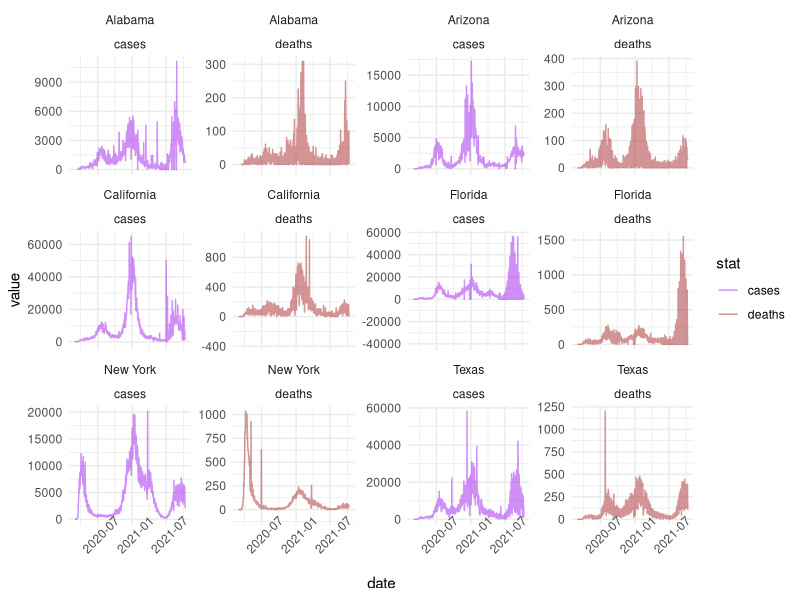

Reproduce this figure in R.
## ---- chunk 1
knitr::opts_chunk$set(eval = TRUE, warning = FALSE)
## ---- chunk 2
library(reshape2)
library(tidyverse)
library(lubridate)
## ---- chunk 3
# replace with link to data on web
cases = read_csv('data/us-states.csv')
## ---- chunk 4
sub_counties = filter(cases, state %in% c("Alabama", "Arizona", 'California', 'Florida', 'New York', 'Texas'), date >= as.Date('2020-03-01'))
sub_county_long = pivot_longer(sub_counties, c(cases, deaths), names_to = 'stat')
plt = ggplot(sub_county_long, aes(x = date, y = value, color = stat)) + 
  geom_line(alpha = .5, position = 'stack') + facet_wrap(~state+stat, scales = 'free_y') + theme_minimal() +
  scale_color_manual(values = c('purple', 'brown')) + theme(axis.text.x = element_text(angle = 45))
plt
## ---- chunk 5
row_var = function(matrix, na.rm = FALSE){
  apply(matrix, 1, var, na.rm = na.rm)
}
